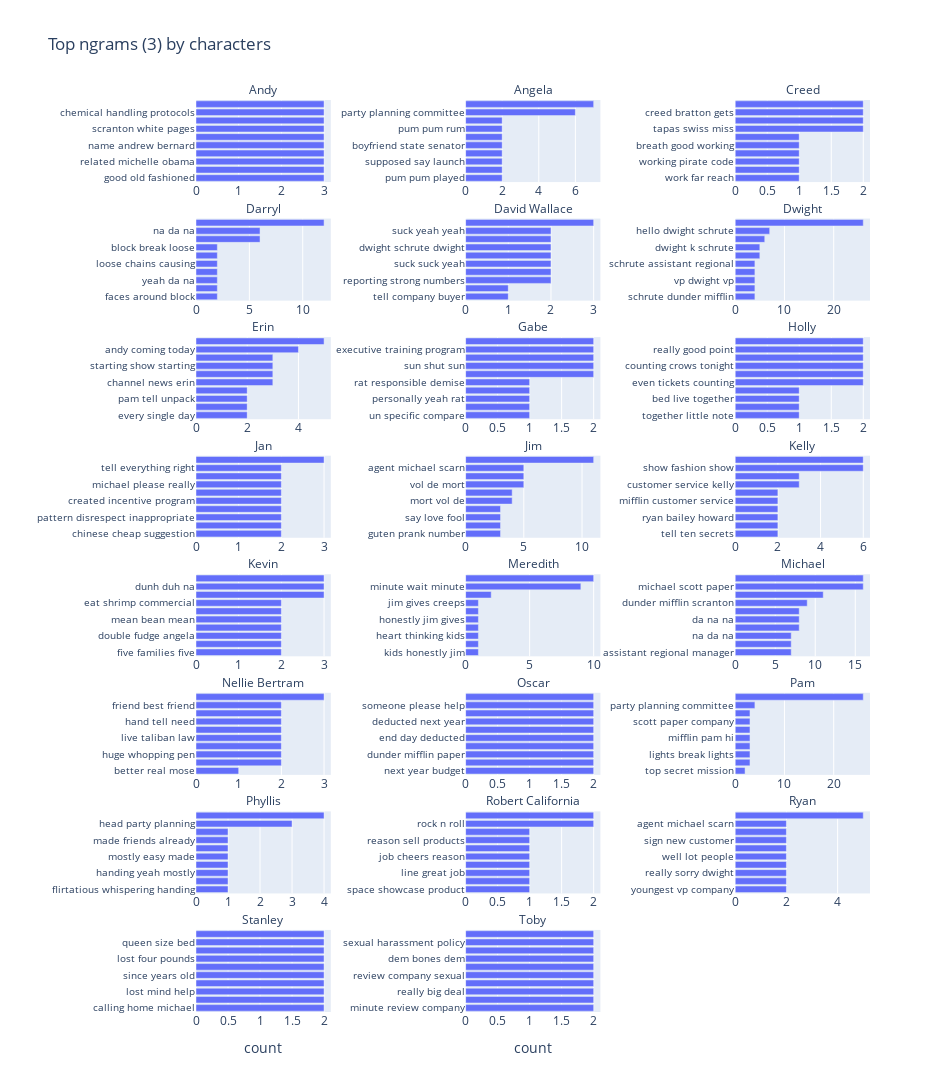

Source (notebook cell):
### Code cell
ngram_plots(ngram_number=3, row_spacing=.04, col_spacing=.2)

### Figure 1 — Plotly figure (JSON) as saved in the notebook; plotly's stock layout.template omitted (floating-point values rounded to 4 significant figures)
{"data": [{"alignmentgroup": "True", "hovertemplate": "speaker=Andy<br>count=%{x}<br>=%{y}<extra></extra>", "legendgroup": "", "marker": {"color": "#636efa", "pattern": {"shape": ""}}, "name": "", "offsetgroup": "", "orientation": "h", "showlegend": false, "textposition": "auto", "type": "bar", "x": [3, 3, 3, 3, 3, 3, 3, 3, 3, 3], "xaxis": "x22", "y": ["good old fashioned", "ba na na", "related michelle obama", "fa la la", "name andrew bernard", "julia roberts goes", "scranton white pages", "andrew baines bernard", "chemical handling protocols", "little soy bean"], "yaxis": "y22"}, {"alignmentgroup": "True", "hovertemplate": "speaker=Angela<br>count=%{x}<br>=%{y}<extra></extra>", "legendgroup": "", "marker": {"color": "#636efa", "pattern": {"shape": ""}}, "name": "", "offsetgroup": "", "orientation": "h", "showlegend": false, "textposition": "auto", "type": "bar", "x": [2, 2, 2, 2, 2, 2, 2, 2, 6, 7], "xaxis": "x23", "y": ["pum pum played", "dwight dwight give", "supposed say launch", "party supposed say", "boyfriend state senator", "certain events transpired", "pum pum rum", "pum rum pum", "party planning committee", "parum pum pum"], "yaxis": "y23"}, {"alignmentgroup": "True", "hovertemplate": "speaker=Creed<br>count=%{x}<br>=%{y}<extra></extra>", "legendgroup": "", "marker": {"color": "#636efa", "pattern": {"shape": ""}}, "name": "", "offsetgroup": "", "orientation": "h", "showlegend": false, "textposition": "auto", "type": "bar", "x": [1, 1, 1, 1, 1, 1, 2, 2, 2, 2], "xaxis": "x24", "y": ["work far reach", "looking work far", "working pirate code", "good working pirate", "breath good working", "little breath good", "tapas swiss miss", "first b stand", "creed bratton gets", "wha wha wild"], "yaxis": "y24"}, {"alignmentgroup": "True", "hovertemplate": "speaker=Darryl<br>count=%{x}<br>=%{y}<extra></extra>", "legendgroup": "", "marker": {"color": "#636efa", "pattern": {"shape": ""}}, "name": "", "offsetgroup": "", "orientation": "h", "showlegend": false, "textposition": "auto", "type": "bar", "x": [2, 2, 2, 2, 2, 2, 2, 6, 6, 12], "xaxis": "x19", "y": ["faces around block", "friendly faces around", "yeah da na", "chains causing pain", "loose chains causing", "break loose chains", "block break loose", "na na da", "na da na", "da na na"], "yaxis": "y19"}, {"alignmentgroup": "True", "hovertemplate": "speaker=David Wallace<br>count=%{x}<br>=%{y}<extra></extra>", "legendgroup": "", "marker": {"color": "#636efa", "pattern": {"shape": ""}}, "name": "", "offsetgroup": "", "orientation": "h", "showlegend": false, "textposition": "auto", "type": "bar", "x": [1, 1, 2, 2, 2, 2, 2, 2, 2, 3], "xaxis": "x20", "y": ["tell company buyer", "company buyer board", "reporting strong numbers", "closing buffalo branch", "suck suck yeah", "making much money", "dwight schrute dwight", "golden ticket idea", "suck yeah yeah", "michael michael calling"], "yaxis": "y20"}, {"alignmentgroup": "True", "hovertemplate": "speaker=Dwight<br>count=%{x}<br>=%{y}<extra></extra>", "legendgroup": "", "marker": {"color": "#636efa", "pattern": {"shape": ""}}, "name": "", "offsetgroup": "", "orientation": "h", "showlegend": false, "textposition": "auto", "type": "bar", "x": [4, 4, 4, 4, 4, 5, 5, 6, 7, 26], "xaxis": "x21", "y": ["schrute dunder mifflin", "may attention please", "vp dwight vp", "dunder mifflin scranton", "schrute assistant regional", "volunteer sheriff deputy", "dwight k schrute", "dwight schrute calling", "hello dwight schrute", "assistant regional manager"], "yaxis": "y21"}, {"alignmentgroup": "True", "hovertemplate": "speaker=Erin<br>count=%{x}<br>=%{y}<extra></extra>", "legendgroup": "", "marker": {"color": "#636efa", "pattern": {"shape": ""}}, "name": "", "offsetgroup": "", "orientation": "h", "showlegend": false, "textposition": "auto", "type": "bar", "x": [2, 2, 2, 2, 3, 3, 3, 3, 4, 5], "xaxis": "x16", "y": ["every single day", "coming today andy", "pam tell unpack", "really big deal", "channel news erin", "news erin hannon", "starting show starting", "show starting show", "andy coming today", "dunder mifflin erin"], "yaxis": "y16"}, {"alignmentgroup": "True", "hovertemplate": "speaker=Gabe<br>count=%{x}<br>=%{y}<extra></extra>", "legendgroup": "", "marker": {"color": "#636efa", "pattern": {"shape": ""}}, "name": "", "offsetgroup": "", "orientation": "h", "showlegend": false, "textposition": "auto", "type": "bar", "x": [1, 1, 1, 1, 1, 2, 2, 2, 2, 2], "xaxis": "x17", "y": ["un specific compare", "erin professionally broke", "personally yeah rat", "yeah rat responsible", "rat responsible demise", "minority executive training", "sun shut sun", "co regional manager", "executive training program", "sabre minority executive"], "yaxis": "y17"}, {"alignmentgroup": "True", "hovertemplate": "speaker=Holly<br>count=%{x}<br>=%{y}<extra></extra>", "legendgroup": "", "marker": {"color": "#636efa", "pattern": {"shape": ""}}, "name": "", "offsetgroup": "", "orientation": "h", "showlegend": false, "textposition": "auto", "type": "bar", "x": [1, 1, 1, 1, 2, 2, 2, 2, 2, 2], "xaxis": "x18", "y": ["together little note", "live together little", "bed live together", "found bed live", "even tickets counting", "tickets counting crows", "counting crows tonight", "seemed good true", "really good point", "brushing teeth correct"], "yaxis": "y18"}, {"alignmentgroup": "True", "hovertemplate": "speaker=Jan<br>count=%{x}<br>=%{y}<extra></extra>", "legendgroup": "", "marker": {"color": "#636efa", "pattern": {"shape": ""}}, "name": "", "offsetgroup": "", "orientation": "h", "showlegend": false, "textposition": "auto", "type": "bar", "x": [2, 2, 2, 2, 2, 2, 2, 2, 2, 3], "xaxis": "x13", "y": ["chinese cheap suggestion", "program increase sales", "pattern disrespect inappropriate", "disrespect inappropriate behavior", "created incentive program", "incentive program increase", "michael please really", "move another question", "tell everything right", "michael michael please"], "yaxis": "y13"}, {"alignmentgroup": "True", "hovertemplate": "speaker=Jim<br>count=%{x}<br>=%{y}<extra></extra>", "legendgroup": "", "marker": {"color": "#636efa", "pattern": {"shape": ""}}, "name": "", "offsetgroup": "", "orientation": "h", "showlegend": false, "textposition": "auto", "type": "bar", "x": [3, 3, 3, 3, 4, 4, 5, 5, 5, 11], "xaxis": "x14", "y": ["guten prank number", "love fool fool", "say love fool", "love say love", "mort vol de", "de mort vol", "vol de mort", "long time ago", "agent michael scarn", "assistant regional manager"], "yaxis": "y14"}, {"alignmentgroup": "True", "hovertemplate": "speaker=Kelly<br>count=%{x}<br>=%{y}<extra></extra>", "legendgroup": "", "marker": {"color": "#636efa", "pattern": {"shape": ""}}, "name": "", "offsetgroup": "", "orientation": "h", "showlegend": false, "textposition": "auto", "type": "bar", "x": [2, 2, 2, 2, 2, 2, 3, 3, 6, 6], "xaxis": "x15", "y": ["tell ten secrets", "ten secrets business", "ryan bailey howard", "dunder mifflin customer", "mifflin customer service", "show lunch fashion", "customer service kelly", "fashion show lunch", "show fashion show", "fashion show fashion"], "yaxis": "y15"}, {"alignmentgroup": "True", "hovertemplate": "speaker=Kevin<br>count=%{x}<br>=%{y}<extra></extra>", "legendgroup": "", "marker": {"color": "#636efa", "pattern": {"shape": ""}}, "name": "", "offsetgroup": "", "orientation": "h", "showlegend": false, "textposition": "auto", "type": "bar", "x": [2, 2, 2, 2, 2, 2, 2, 3, 3, 3], "xaxis": "x10", "y": ["five families five", "angela double fudge", "double fudge angela", "bean mean bean", "mean bean mean", "ever made whoopie", "eat shrimp commercial", "w b jones", "dunh duh na", "duh na dah"], "yaxis": "y10"}, {"alignmentgroup": "True", "hovertemplate": "speaker=Meredith<br>count=%{x}<br>=%{y}<extra></extra>", "legendgroup": "", "marker": {"color": "#636efa", "pattern": {"shape": ""}}, "name": "", "offsetgroup": "", "orientation": "h", "showlegend": false, "textposition": "auto", "type": "bar", "x": [1, 1, 1, 1, 1, 1, 1, 2, 9, 10], "xaxis": "x11", "y": ["kids honestly jim", "thinking kids honestly", "heart thinking kids", "warms heart thinking", "honestly jim gives", "say shock follow", "jim gives creeps", "cleaning speak english", "minute wait minute", "wait minute wait"], "yaxis": "y11"}, {"alignmentgroup": "True", "hovertemplate": "speaker=Michael<br>count=%{x}<br>=%{y}<extra></extra>", "legendgroup": "", "marker": {"color": "#636efa", "pattern": {"shape": ""}}, "name": "", "offsetgroup": "", "orientation": "h", "showlegend": false, "textposition": "auto", "type": "bar", "x": [7, 7, 7, 8, 8, 8, 9, 11, 16, 16], "xaxis": "x12", "y": ["assistant regional manager", "hello michael scott", "na da na", "electric city scranton", "da na na", "new york city", "dunder mifflin scranton", "scranton electric city", "michael scott paper", "scott paper company"], "yaxis": "y12"}, {"alignmentgroup": "True", "hovertemplate": "speaker=Nellie Bertram<br>count=%{x}<br>=%{y}<extra></extra>", "legendgroup": "", "marker": {"color": "#636efa", "pattern": {"shape": ""}}, "name": "", "offsetgroup": "", "orientation": "h", "showlegend": false, "textposition": "auto", "type": "bar", "x": [1, 2, 2, 2, 2, 2, 2, 2, 2, 3], "xaxis": "x7", "y": ["better real mose", "pay hundred dollars", "huge whopping pen", "five four three", "live taliban law", "jo old friend", "hand tell need", "hundred dollars five", "friend best friend", "dollars five four"], "yaxis": "y7"}, {"alignmentgroup": "True", "hovertemplate": "speaker=Oscar<br>count=%{x}<br>=%{y}<extra></extra>", "legendgroup": "", "marker": {"color": "#636efa", "pattern": {"shape": ""}}, "name": "", "offsetgroup": "", "orientation": "h", "showlegend": false, "textposition": "auto", "type": "bar", "x": [2, 2, 2, 2, 2, 2, 2, 2, 2, 2], "xaxis": "x8", "y": ["next year budget", "matter hard gets", "dunder mifflin paper", "spend end day", "end day deducted", "day deducted next", "deducted next year", "fifteen thousand dollars", "someone please help", "jim michael fall"], "yaxis": "y8"}, {"alignmentgroup": "True", "hovertemplate": "speaker=Pam<br>count=%{x}<br>=%{y}<extra></extra>", "legendgroup": "", "marker": {"color": "#636efa", "pattern": {"shape": ""}}, "name": "", "offsetgroup": "", "orientation": "h", "showlegend": false, "textposition": "auto", "type": "bar", "x": [2, 3, 3, 3, 3, 3, 3, 3, 4, 26], "xaxis": "x9", "y": ["top secret mission", "mifflin pam sorry", "lights break lights", "michael dunder mifflin", "mifflin pam hi", "michael scott paper", "scott paper company", "hello pam halpert", "party planning committee", "dunder mifflin pam"], "yaxis": "y9"}, {"alignmentgroup": "True", "hovertemplate": "speaker=Phyllis<br>count=%{x}<br>=%{y}<extra></extra>", "legendgroup": "", "marker": {"color": "#636efa", "pattern": {"shape": ""}}, "name": "", "offsetgroup": "", "orientation": "h", "showlegend": false, "textposition": "auto", "type": "bar", "x": [1, 1, 1, 1, 1, 1, 1, 1, 3, 4], "xaxis": "x4", "y": ["flirtatious whispering handing", "whispering handing yeah", "handing yeah mostly", "yeah mostly easy", "mostly easy made", "easy made friends", "made friends already", "friends already better", "head party planning", "party planning committee"], "yaxis": "y4"}, {"alignmentgroup": "True", "hovertemplate": "speaker=Robert California<br>count=%{x}<br>=%{y}<extra></extra>", "legendgroup": "", "marker": {"color": "#636efa", "pattern": {"shape": ""}}, "name": "", "offsetgroup": "", "orientation": "h", "showlegend": false, "textposition": "auto", "type": "bar", "x": [1, 1, 1, 1, 1, 1, 1, 1, 2, 2], "xaxis": "x5", "y": ["space showcase product", "product line great", "line great job", "great job cheers", "job cheers reason", "cheers reason sell", "reason sell products", "sell products online", "rock n roll", "tell things find"], "yaxis": "y5"}, {"alignmentgroup": "True", "hovertemplate": "speaker=Ryan<br>count=%{x}<br>=%{y}<extra></extra>", "legendgroup": "", "marker": {"color": "#636efa", "pattern": {"shape": ""}}, "name": "", "offsetgroup": "", "orientation": "h", "showlegend": false, "textposition": "auto", "type": "bar", "x": [2, 2, 2, 2, 2, 2, 2, 2, 2, 5], "xaxis": "x6", "y": ["youngest vp company", "even means mean", "really sorry dwight", "need people sides", "well lot people", "sabre time home", "sign new customer", "vp company history", "agent michael scarn", "dunder mifflin infinity"], "yaxis": "y6"}, {"alignmentgroup": "True", "hovertemplate": "speaker=Stanley<br>count=%{x}<br>=%{y}<extra></extra>", "legendgroup": "", "marker": {"color": "#636efa", "pattern": {"shape": ""}}, "name": "", "offsetgroup": "", "orientation": "h", "showlegend": false, "textposition": "auto", "type": "bar", "x": [2, 2, 2, 2, 2, 2, 2, 2, 2, 2], "xaxis": "x", "y": ["calling home michael", "boy lost mind", "lost mind help", "mind help find", "since years old", "five feet wide", "lost four pounds", "glass red wine", "queen size bed", "michael calling home"], "yaxis": "y"}, {"alignmentgroup": "True", "hovertemplate": "speaker=Toby<br>count=%{x}<br>=%{y}<extra></extra>", "legendgroup": "", "marker": {"color": "#636efa", "pattern": {"shape": ""}}, "name": "", "offsetgroup": "", "orientation": "h", "showlegend": false, "textposition": "auto", "type": "bar", "x": [2, 2, 2, 2, 2, 2, 2, 2, 2, 2], "xaxis": "x2", "y": ["minute review company", "starting next week", "really big deal", "george howard scubb", "review company sexual", "minutes every hour", "dem bones dem", "high profile case", "sexual harassment policy", "thank saying yeah"], "yaxis": "y2"}], "layout": {"annotations": [{"font": {}, "showarrow": false, "text": "Stanley", "x": 0.1, "xanchor": "center", "xref": "paper", "y": 0.09, "yanchor": "bottom", "yref": "paper"}, {"font": {}, "showarrow": false, "text": "Toby", "x": 0.5, "xanchor": "center", "xref": "paper", "y": 0.09, "yanchor": "bottom", "yref": "paper"}, {"font": {}, "showarrow": false, "text": "Phyllis", "x": 0.1, "xanchor": "center", "xref": "paper", "y": 0.22, "yanchor": "bottom", "yref": "paper"}, {"font": {}, "showarrow": false, "text": "Robert California", "x": 0.5, "xanchor": "center", "xref": "paper", "y": 0.22, "yanchor": "bottom", "yref": "paper"}, {"font": {}, "showarrow": false, "text": "Ryan", "x": 0.9, "xanchor": "center", "xref": "paper", "y": 0.22, "yanchor": "bottom", "yref": "paper"}, {"font": {}, "showarrow": false, "text": "Nellie Bertram", "x": 0.1, "xanchor": "center", "xref": "paper", "y": 0.35, "yanchor": "bottom", "yref": "paper"}, {"font": {}, "showarrow": false, "text": "Oscar", "x": 0.5, "xanchor": "center", "xref": "paper", "y": 0.35, "yanchor": "bottom", "yref": "paper"}, {"font": {}, "showarrow": false, "text": "Pam", "x": 0.9, "xanchor": "center", "xref": "paper", "y": 0.35, "yanchor": "bottom", "yref": "paper"}, {"font": {}, "showarrow": false, "text": "Kevin", "x": 0.1, "xanchor": "center", "xref": "paper", "y": 0.48, "yanchor": "bottom", "yref": "paper"}, {"font": {}, "showarrow": false, "text": "Meredith", "x": 0.5, "xanchor": "center", "xref": "paper", "y": 0.48, "yanchor": "bottom", "yref": "paper"}, {"font": {}, "showarrow": false, "text": "Michael", "x": 0.9, "xanchor": "center", "xref": "paper", "y": 0.48, "yanchor": "bottom", "yref": "paper"}, {"font": {}, "showarrow": false, "text": "Jan", "x": 0.1, "xanchor": "center", "xref": "paper", "y": 0.61, "yanchor": "bottom", "yref": "paper"}, {"font": {}, "showarrow": false, "text": "Jim", "x": 0.5, "xanchor": "center", "xref": "paper", "y": 0.61, "yanchor": "bottom", "yref": "paper"}, {"font": {}, "showarrow": false, "text": "Kelly", "x": 0.9, "xanchor": "center", "xref": "paper", "y": 0.61, "yanchor": "bottom", "yref": "paper"}, {"font": {}, "showarrow": false, "text": "Erin", "x": 0.1, "xanchor": "center", "xref": "paper", "y": 0.74, "yanchor": "bottom", "yref": "paper"}, {"font": {}, "showarrow": false, "text": "Gabe", "x": 0.5, "xanchor": "center", "xref": "paper", "y": 0.74, "yanchor": "bottom", "yref": "paper"}, {"font": {}, "showarrow": false, "text": "Holly", "x": 0.9, "xanchor": "center", "xref": "paper", "y": 0.74, "yanchor": "bottom", "yref": "paper"}, {"font": {}, "showarrow": false, "text": "Darryl", "x": 0.1, "xanchor": "center", "xref": "paper", "y": 0.87, "yanchor": "bottom", "yref": "paper"}, {"font": {}, "showarrow": false, "text": "David Wallace", "x": 0.5, "xanchor": "center", "xref": "paper", "y": 0.87, "yanchor": "bottom", "yref": "paper"}, {"font": {}, "showarrow": false, "text": "Dwight", "x": 0.9, "xanchor": "center", "xref": "paper", "y": 0.87, "yanchor": "bottom", "yref": "paper"}, {"font": {}, "showarrow": false, "text": "Andy", "x": 0.1, "xanchor": "center", "xref": "paper", "y": 1.0, "yanchor": "bottom", "yref": "paper"}, {"font": {}, "showarrow": false, "text": "Angela", "x": 0.5, "xanchor": "center", "xref": "paper", "y": 1.0, "yanchor": "bottom", "yref": "paper"}, {"font": {}, "showarrow": false, "text": "Creed", "x": 0.9, "xanchor": "center", "xref": "paper", "y": 1.0, "yanchor": "bottom", "yref": "paper"}], "barmode": "relative", "height": 1650, "legend": {"tracegroupgap": 0}, "showlegend": false, "title": {"text": "Top ngrams (3) by characters"}, "width": 950, "xaxis": {"anchor": "y", "domain": [0, 0.2], "showticklabels": true, "title": {"text": "count"}}, "xaxis10": {"anchor": "y10", "domain": [0, 0.2], "showticklabels": true}, "xaxis11": {"anchor": "y11", "domain": [0.4, 0.6], "showticklabels": true}, "xaxis12": {"anchor": "y12", "domain": [0.8, 1], "showticklabels": true}, "xaxis13": {"anchor": "y13", "domain": [0, 0.2], "showticklabels": true}, "xaxis14": {"anchor": "y14", "domain": [0.4, 0.6], "showticklabels": true}, "xaxis15": {"anchor": "y15", "domain": [0.8, 1], "showticklabels": true}, "xaxis16": {"anchor": "y16", "domain": [0, 0.2], "showticklabels": true}, "xaxis17": {"anchor": "y17", "domain": [0.4, 0.6], "showticklabels": true}, "xaxis18": {"anchor": "y18", "domain": [0.8, 1], "showticklabels": true}, "xaxis19": {"anchor": "y19", "domain": [0, 0.2], "showticklabels": true}, "xaxis2": {"anchor": "y2", "domain": [0.4, 0.6], "showticklabels": true, "title": {"text": "count"}}, "xaxis20": {"anchor": "y20", "domain": [0.4, 0.6], "showticklabels": true}, "xaxis21": {"anchor": "y21", "domain": [0.8, 1], "showticklabels": true}, "xaxis22": {"anchor": "y22", "domain": [0, 0.2], "showticklabels": true}, "xaxis23": {"anchor": "y23", "domain": [0.4, 0.6], "showticklabels": true}, "xaxis24": {"anchor": "y24", "domain": [0.8, 1], "showticklabels": true}, "xaxis3": {"anchor": "y3", "domain": [0.8, 1], "showticklabels": true, "title": {"text": "count"}}, "xaxis4": {"anchor": "y4", "domain": [0, 0.2], "showticklabels": true}, "xaxis5": {"anchor": "y5", "domain": [0.4, 0.6], "showticklabels": true}, "xaxis6": {"anchor": "y6", "domain": [0.8, 1], "showticklabels": true}, "xaxis7": {"anchor": "y7", "domain": [0, 0.2], "showticklabels": true}, "xaxis8": {"anchor": "y8", "domain": [0.4, 0.6], "showticklabels": true}, "xaxis9": {"anchor": "y9", "domain": [0.8, 1], "showticklabels": true}, "yaxis": {"anchor": "x", "domain": [0, 0.09], "showticklabels": true, "tickfont": {"size": 10}, "title": {"text": ""}}, "yaxis10": {"anchor": "x10", "domain": [0.39, 0.48], "showticklabels": true, "tickfont": {"size": 10}, "title": {"text": ""}}, "yaxis11": {"anchor": "x11", "domain": [0.39, 0.48], "showticklabels": true, "tickfont": {"size": 10}}, "yaxis12": {"anchor": "x12", "domain": [0.39, 0.48], "showticklabels": true, "tickfont": {"size": 10}}, "yaxis13": {"anchor": "x13", "domain": [0.52, 0.61], "showticklabels": true, "tickfont": {"size": 10}, "title": {"text": ""}}, "yaxis14": {"anchor": "x14", "domain": [0.52, 0.61], "showticklabels": true, "tickfont": {"size": 10}}, "yaxis15": {"anchor": "x15", "domain": [0.52, 0.61], "showticklabels": true, "tickfont": {"size": 10}}, "yaxis16": {"anchor": "x16", "domain": [0.65, 0.74], "showticklabels": true, "tickfont": {"size": 10}, "title": {"text": ""}}, "yaxis17": {"anchor": "x17", "domain": [0.65, 0.74], "showticklabels": true, "tickfont": {"size": 10}}, "yaxis18": {"anchor": "x18", "domain": [0.65, 0.74], "showticklabels": true, "tickfont": {"size": 10}}, "yaxis19": {"anchor": "x19", "domain": [0.78, 0.87], "showticklabels": true, "tickfont": {"size": 10}, "title": {"text": ""}}, "yaxis2": {"anchor": "x2", "domain": [0, 0.09], "showticklabels": true, "tickfont": {"size": 10}}, "yaxis20": {"anchor": "x20", "domain": [0.78, 0.87], "showticklabels": true, "tickfont": {"size": 10}}, "yaxis21": {"anchor": "x21", "domain": [0.78, 0.87], "showticklabels": true, "tickfont": {"size": 10}}, "yaxis22": {"anchor": "x22", "domain": [0.91, 1.0], "showticklabels": true, "tickfont": {"size": 10}, "title": {"text": ""}}, "yaxis23": {"anchor": "x23", "domain": [0.91, 1.0], "showticklabels": true, "tickfont": {"size": 10}}, "yaxis24": {"anchor": "x24", "domain": [0.91, 1.0], "showticklabels": true, "tickfont": {"size": 10}}, "yaxis3": {"anchor": "x3", "domain": [0, 0.09], "showticklabels": true, "tickfont": {"size": 10}}, "yaxis4": {"anchor": "x4", "domain": [0.13, 0.22], "showticklabels": true, "tickfont": {"size": 10}, "title": {"text": ""}}, "yaxis5": {"anchor": "x5", "domain": [0.13, 0.22], "showticklabels": true, "tickfont": {"size": 10}}, "yaxis6": {"anchor": "x6", "domain": [0.13, 0.22], "showticklabels": true, "tickfont": {"size": 10}}, "yaxis7": {"anchor": "x7", "domain": [0.26, 0.35], "showticklabels": true, "tickfont": {"size": 10}, "title": {"text": ""}}, "yaxis8": {"anchor": "x8", "domain": [0.26, 0.35], "showticklabels": true, "tickfont": {"size": 10}}, "yaxis9": {"anchor": "x9", "domain": [0.26, 0.35], "showticklabels": true, "tickfont": {"size": 10}}}}
